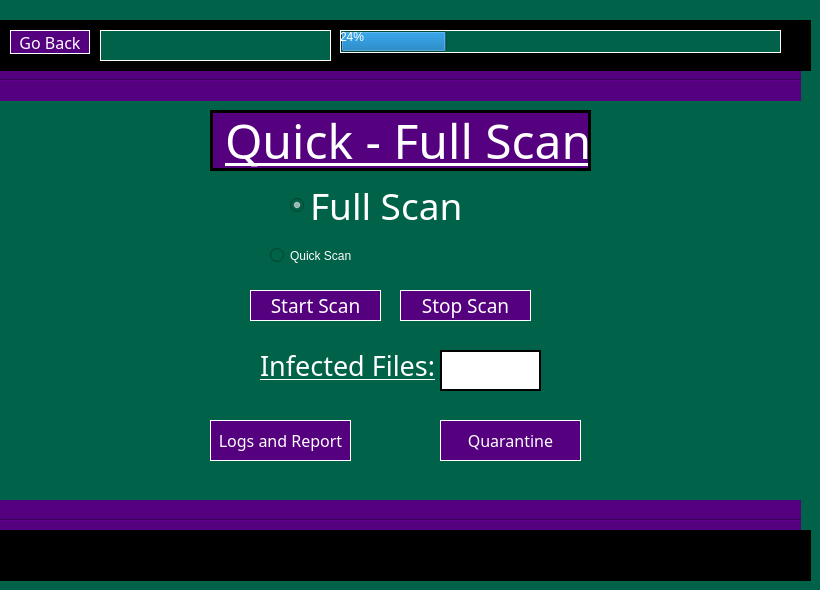
    <widget class="QWidget" name="FullandQuick_Scan">
     <property name="styleSheet">
      <string notr="true">background-color: rgb(0, 98, 72);</string>
     </property>
     <widget class="Line" name="mp_tb_3">
      <property name="geometry">
       <rect>
        <x>0</x>
        <y>20</y>
        <width>811</width>
        <height>51</height>
       </rect>
      </property>
      <property name="styleSheet">
       <string notr="true">background-color: rgb(0, 0, 0);</string>
      </property>
      <property name="orientation">
       <enum>Qt::Horizontal</enum>
      </property>
     </widget>
     <widget class="Line" name="mp_tb_4">
      <property name="geometry">
       <rect>
        <x>0</x>
        <y>530</y>
        <width>811</width>
        <height>51</height>
       </rect>
      </property>
      <property name="styleSheet">
       <string notr="true">background-color: rgb(0, 0, 0);</string>
      </property>
      <property name="orientation">
       <enum>Qt::Horizontal</enum>
      </property>
     </widget>
     <widget class="QLabel" name="manscantitle_3">
      <property name="geometry">
       <rect>
        <x>210</x>
        <y>110</y>
        <width>381</width>
        <height>61</height>
       </rect>
      </property>
      <property name="font">
       <font>
        <family>Bauhaus 93</family>
        <pointsize>36</pointsize>
        <underline>true</underline>
       </font>
      </property>
      <property name="styleSheet">
       <string notr="true">color: rgb(255, 255, 255);
background-color: rgb(85, 0, 127);
border: 3px solid black;</string>
      </property>
      <property name="text">
       <string>Quick - Full Scan</string>
      </property>
     </widget>
     <widget class="QPushButton" name="btnStartScan_FQ">
      <property name="geometry">
       <rect>
        <x>250</x>
        <y>290</y>
        <width>131</width>
        <height>31</height>
       </rect>
      </property>
      <property name="font">
       <font>
        <family>Bauhaus 93</family>
        <pointsize>14</pointsize>
       </font>
      </property>
      <property name="styleSheet">
       <string notr="true">color: rgb(255, 255, 255);
background-color: rgb(85, 0, 127);
border: 1px solid white;
</string>
      </property>
      <property name="text">
       <string>Start Scan</string>
      </property>
     </widget>
     <widget class="QPushButton" name="btnStopScan_FQ">
      <property name="geometry">
       <rect>
        <x>400</x>
        <y>290</y>
        <width>131</width>
        <height>31</height>
       </rect>
      </property>
      <property name="font">
       <font>
        <family>Bauhaus 93</family>
        <pointsize>14</pointsize>
       </font>
      </property>
      <property name="styleSheet">
       <string notr="true">color: rgb(255, 255, 255);
background-color: rgb(85, 0, 127);
border: 1px solid white;
</string>
      </property>
      <property name="text">
       <string>Stop Scan</string>
      </property>
     </widget>
     <widget class="QRadioButton" name="rBFullScan">
      <property name="geometry">
       <rect>
        <x>290</x>
        <y>180</y>
        <width>221</width>
        <height>51</height>
       </rect>
      </property>
      <property name="font">
       <font>
        <family>Bauhaus 93</family>
        <pointsize>28</pointsize>
        <italic>false</italic>
        <bold>false</bold>
       </font>
      </property>
      <property name="styleSheet">
       <string notr="true">font: 28pt &quot;Bauhaus 93&quot;;
color: rgb(255, 255, 255);</string>
      </property>
      <property name="text">
       <string>Full Scan</string>
      </property>
      <property name="checked">
       <bool>true</bool>
      </property>
     </widget>
     <widget class="QRadioButton" name="rBQuickScan">
      <property name="geometry">
       <rect>
        <x>270</x>
        <y>230</y>
        <width>231</width>
        <height>51</height>
       </rect>
      </property>
      <property name="styleSheet">
       <string notr="true">font: 28pt &quot;Bauhaus 93&quot;;
color: rgb(255, 255, 255);</string>
      </property>
      <property name="text">
       <string>Quick Scan</string>
      </property>
     </widget>
     <widget class="QPushButton" name="btnLogs_FQ">
      <property name="geometry">
       <rect>
        <x>210</x>
        <y>420</y>
        <width>141</width>
        <height>41</height>
       </rect>
      </property>
      <property name="font">
       <font>
        <family>Bauhaus 93</family>
        <pointsize>12</pointsize>
       </font>
      </property>
      <property name="styleSheet">
       <string notr="true">color: rgb(255, 255, 255);
background-color: rgb(85, 0, 127);
border: 1px solid white;
</string>
      </property>
      <property name="text">
       <string>Logs and Report</string>
      </property>
     </widget>
     <widget class="QPushButton" name="btnquarantine_FQ">
      <property name="geometry">
       <rect>
        <x>440</x>
        <y>420</y>
        <width>141</width>
        <height>41</height>
       </rect>
      </property>
      <property name="font">
       <font>
        <family>Bauhaus 93</family>
        <pointsize>12</pointsize>
       </font>
      </property>
      <property name="styleSheet">
       <string notr="true">color: rgb(255, 255, 255);
background-color: rgb(85, 0, 127);
border: 1px solid white;
</string>
      </property>
      <property name="text">
       <string>Quarantine</string>
      </property>
     </widget>
     <widget class="QPushButton" name="backbut_7">
      <property name="geometry">
       <rect>
        <x>10</x>
        <y>30</y>
        <width>80</width>
        <height>24</height>
       </rect>
      </property>
      <property name="font">
       <font>
        <family>Bauhaus 93</family>
        <pointsize>12</pointsize>
       </font>
      </property>
      <property name="styleSheet">
       <string notr="true">color: rgb(255, 255, 255);
background-color: rgb(85, 0, 127);
border: 1px solid white;
</string>
      </property>
      <property name="text">
       <string>Go Back</string>
      </property>
     </widget>
     <widget class="QLabel" name="text_logs_ms_4">
      <property name="geometry">
       <rect>
        <x>260</x>
        <y>340</y>
        <width>191</width>
        <height>51</height>
       </rect>
      </property>
      <property name="font">
       <font>
        <family>Bauhaus 93</family>
        <pointsize>20</pointsize>
        <italic>false</italic>
        <bold>false</bold>
        <underline>true</underline>
       </font>
      </property>
      <property name="styleSheet">
       <string notr="true">color: rgb(255, 255, 255);
font: 20pt &quot;Bauhaus 93&quot;;</string>
      </property>
      <property name="text">
       <string>Infected Files:</string>
      </property>
     </widget>
     <widget class="QTextBrowser" name="text_infectedFiles_fq">
      <property name="geometry">
       <rect>
        <x>440</x>
        <y>350</y>
        <width>101</width>
        <height>41</height>
       </rect>
      </property>
      <property name="styleSheet">
       <string notr="true">background-color: rgb(255, 255, 255);
font: 900 20pt &quot;Impact&quot;;
color:rgb(255, 0, 0);
border: 2px solid black;</string>
      </property>
     </widget>
     <widget class="QProgressBar" name="scanstatus_4">
      <property name="geometry">
       <rect>
        <x>340</x>
        <y>30</y>
        <width>441</width>
        <height>23</height>
       </rect>
      </property>
      <property name="styleSheet">
       <string notr="true">alternate-background-color: rgb(85, 0, 127);
color: rgb(255, 255, 255);
selection-color: rgb(85, 0, 127);
border: 1px solid white;
font: 700 12pt &quot;Segoe UI&quot;;
</string>
      </property>
      <property name="value">
       <number>24</number>
      </property>
     </widget>
     <widget class="QTextBrowser" name="Currently_running">
      <property name="geometry">
       <rect>
        <x>100</x>
        <y>30</y>
        <width>231</width>
        <height>31</height>
       </rect>
      </property>
      <property name="styleSheet">
       <string notr="true">border-color:rgb(0, 0, 0);
background-color: rgb(0, 98, 72);
color:rgb(0, 255, 0);
font: 700 12pt &quot;Segoe UI&quot;;
border-style:inset;
border: 1px solid white;</string>
      </property>
     </widget>
     <widget class="Line" name="mp_bp_3">
      <property name="geometry">
       <rect>
        <x>0</x>
        <y>60</y>
        <width>801</width>
        <height>41</height>
       </rect>
      </property>
      <property name="styleSheet">
       <string notr="true">background-color: rgb(85, 0, 127);</string>
      </property>
      <property name="orientation">
       <enum>Qt::Horizontal</enum>
      </property>
     </widget>
     <widget class="Line" name="mp_bp_4">
      <property name="geometry">
       <rect>
        <x>0</x>
        <y>500</y>
        <width>801</width>
        <height>41</height>
       </rect>
      </property>
      <property name="styleSheet">
       <string notr="true">background-color: rgb(85, 0, 127);</string>
      </property>
      <property name="orientation">
       <enum>Qt::Horizontal</enum>
      </property>
     </widget>
     <widget class="QTextBrowser" name="virus_alert_2">
      <property name="geometry">
       <rect>
        <x>10</x>
        <y>540</y>
        <width>341</width>
        <height>31</height>
       </rect>
      </property>
      <property name="styleSheet">
       <string notr="true">font: 700 10pt &quot;Segoe UI&quot;;
color:rgb(255, 0, 0);
border-style:inset;
border: 1px solid black;
background-color: rgb(0, 0, 0);
</string>
      </property>
     </widget>
     <zorder>mp_bp_4</zorder>
     <zorder>mp_bp_3</zorder>
     <zorder>mp_tb_3</zorder>
     <zorder>mp_tb_4</zorder>
     <zorder>manscantitle_3</zorder>
     <zorder>btnStartScan_FQ</zorder>
     <zorder>btnStopScan_FQ</zorder>
     <zorder>rBFullScan</zorder>
     <zorder>rBQuickScan</zorder>
     <zorder>btnLogs_FQ</zorder>
     <zorder>btnquarantine_FQ</zorder>
     <zorder>text_logs_ms_4</zorder>
     <zorder>text_infectedFiles_fq</zorder>
     <zorder>Currently_running</zorder>
     <zorder>virus_alert_2</zorder>
     <zorder>scanstatus_4</zorder>
     <zorder>backbut_7</zorder>
    </widget>
